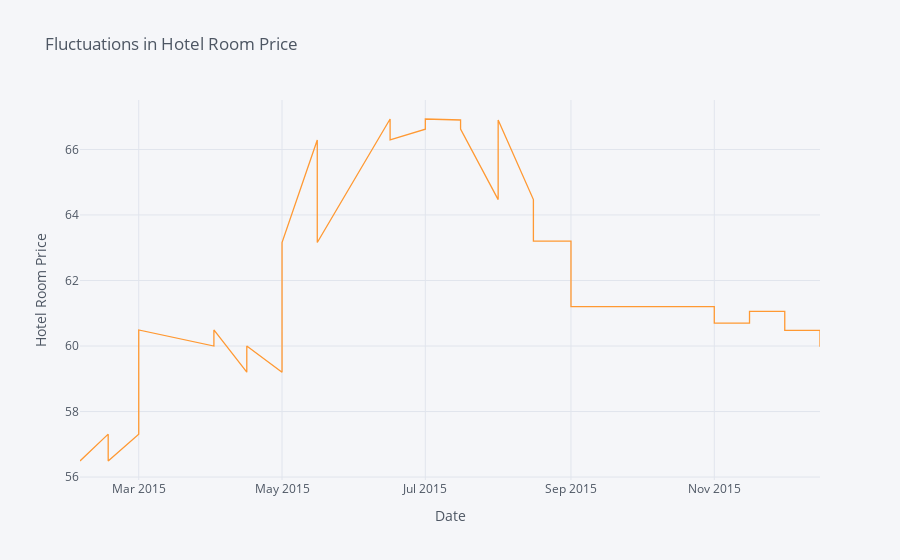

The code cell stored with this chart in its notebook:
### Code cell
chart.iplot(kind='scatter',x='Date',y='Hotel Room Price',mode='lines',xTitle='Date',yTitle='Hotel Room Price',
           title='Fluctuations in Hotel Room Price')

### Figure 1 — Plotly figure (JSON) as saved in the notebook; plotly's stock layout.template omitted (floating-point values rounded to 4 significant figures)
{"data": [{"line": {"color": "rgba(255, 153, 51, 1.0)", "dash": "solid", "shape": "linear", "width": 1.3}, "mode": "lines", "name": "Hotel Room Price", "text": "", "type": "scatter", "x": ["2015-02-04", "2015-02-16", "2015-02-16", "2015-03-01", "2015-03-01", "2015-04-02", "2015-04-02", "2015-04-16", "2015-04-16", "2015-05-01", "2015-05-01", "2015-05-16", "2015-05-16", "2015-06-16", "2015-06-16", "2015-07-01", "2015-07-01", "2015-07-16", "2015-07-16", "2015-08-01", "2015-08-01", "2015-08-16", "2015-08-16", "2015-09-01", "2015-09-01", "2015-11-01", "2015-11-01", "2015-11-16", "2015-11-16", "2015-12-01", "2015-12-01", "2015-12-16", "2015-12-16"], "y": [56.49, 57.31, 56.49, 57.31, 60.49, 60, 60.49, 59.2, 60, 59.2, 63.16, 66.29, 63.16, 66.93, 66.29, 66.62, 66.93, 66.9, 66.62, 64.47, 66.9, 64.47, 63.2, 63.2, 61.2, 61.2, 60.7, 60.7, 61.06, 61.06, 60.48, 60.48, 59.98]}], "layout": {"legend": {"bgcolor": "#F5F6F9", "font": {"color": "#4D5663"}}, "paper_bgcolor": "#F5F6F9", "plot_bgcolor": "#F5F6F9", "title": {"font": {"color": "#4D5663"}, "text": "Fluctuations in Hotel Room Price"}, "xaxis": {"gridcolor": "#E1E5ED", "showgrid": true, "tickfont": {"color": "#4D5663"}, "title": {"font": {"color": "#4D5663"}, "text": "Date"}, "zerolinecolor": "#E1E5ED"}, "yaxis": {"gridcolor": "#E1E5ED", "showgrid": true, "tickfont": {"color": "#4D5663"}, "title": {"font": {"color": "#4D5663"}, "text": "Hotel Room Price"}, "zerolinecolor": "#E1E5ED"}}}
